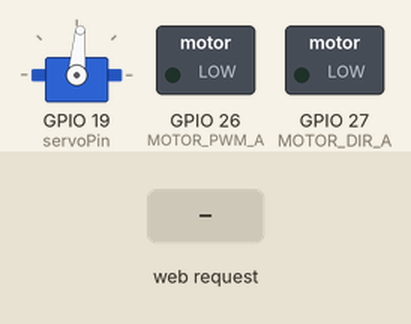
Bench run of a sketch on a simulated ESP32. Shown: servo, switched loads named in the sketch (green lamp = pin HIGH). The inputs (shaded band) are chosen by the test bench. WiFi joins after 1.5 s; servers stay silent unless stated.

Above: at 1.2 s.
1.3 s: HTTP request GET /B received
At 1.7 s:
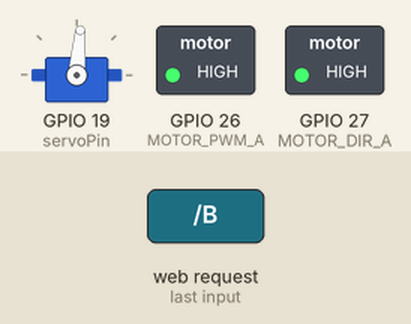
2.8 s: HTTP request GET /STEER received
At 4.0 s:
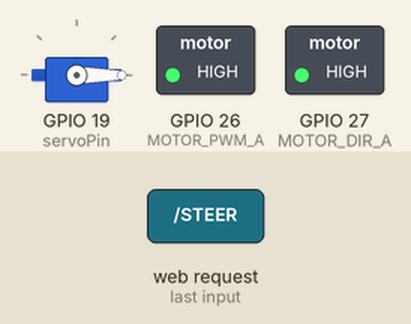
4.3 s: HTTP request GET /A received
At 5.3 s:
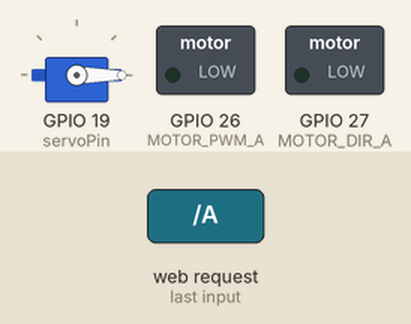
5.8 s: HTTP request GET /B?value=1 received
At 6.4 s:
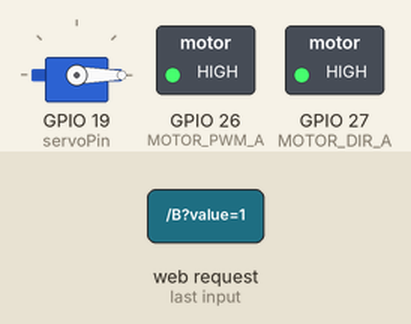
7.3 s: HTTP request GET /off received
At 8.7 s:
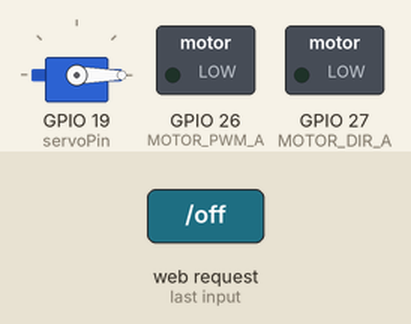
Timing chart, 0 to 9.8 s (numbered marks = the images above; inputs shaded):
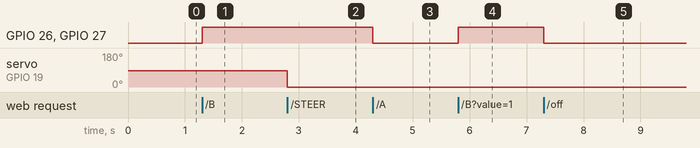

Measured:
- after the input at 1.3 s, GPIO 26 (MOTOR_PWM_A), GPIO 27 (MOTOR_DIR_A): LOW → HIGH at once
- after the input at 2.8 s, servo on GPIO 19 (servoPin): 85° → 0° at once
- after the input at 4.3 s, GPIO 26 (MOTOR_PWM_A), GPIO 27 (MOTOR_DIR_A): HIGH → LOW at once
- after the input at 5.8 s, GPIO 26 (MOTOR_PWM_A), GPIO 27 (MOTOR_DIR_A): LOW → HIGH at once
- after the input at 7.3 s, GPIO 26 (MOTOR_PWM_A), GPIO 27 (MOTOR_DIR_A): HIGH → LOW at once

The sketch:

A4950_XBOX_Controller_One_Motor_working.ino
```cpp
 /*
   Adapted from the following:

   ESP32 Web Server Demo using Accesspoint
   https://circuits4you.com
   21-11-2018

   Many thanks to Rui Santos and his crew over at randomnerdturtorials.com
*/

#include <ESP32Servo.h>   //  servo stuff
Servo myservo;  // create servo object to control steering

static const int servoPin = 19;

int pos = 85; // intitial servo postion to be at 90 degrees to make it straight different from 90 for mechanical adjustment

int MOTOR_PWM_A = 26;//  Speed
int MOTOR_DIR_A = 27; //

#define dir_Forward 0
#define dir_Back 255
#define PWM_STOP 0

double PWM_SPEED = 0; // INTIAL PWM duty cycle

const int freq = 909;  // 1.1ms per bit
const int resolution = 8;
const int ledChannel_PWM_A = 10;
const int ledChannel_Dir_A = 11;

#include <WiFi.h>
#include <WebServer.h>
#include "index.h"  //Web page header file

//Enter your desired WiFi SSID and PASSWORD
const char* ssid = "your home network";
const char* password = "its password";  // change the *'s to your favourite vegetable  // I use the fing android app to find the ip address

WebServer server(80);

//===============================================================
// Setup
//===============================================================
void setup(void) {

   //Serial.begin(115200);

  pinMode(servoPin, OUTPUT);

  myservo.attach(servoPin);

  myservo.write(pos);

  pinMode(MOTOR_PWM_A, OUTPUT);
  pinMode(MOTOR_DIR_A, OUTPUT);

  ledcSetup(ledChannel_PWM_A, freq, resolution);
  ledcSetup(ledChannel_Dir_A, freq, resolution);

  ledcAttachPin(MOTOR_PWM_A, ledChannel_PWM_A);
  ledcAttachPin(MOTOR_DIR_A, ledChannel_Dir_A);

  ledcWrite( ledChannel_Dir_A, dir_Forward);
  ledcWrite( ledChannel_PWM_A, PWM_STOP );

  WiFi.mode(WIFI_STA);
  WiFi.begin(ssid, password);    //Password length minimum 8 char

  server.on("/", handle_OnConnect);
  server.on("/SPEED", handle_Set_Speed);
  server.on("/A", handle_Forward);
  server.on("/B", handle_Back);
  server.on("/off", handle_Stop);
  server.on("/STEER", handle_Steer);

  server.onNotFound(handle_NotFound);

  server.begin();                  //Start server
  }

//===============================================================
// This routine is executed when you open its IP in browser
//===============================================================
void loop(void) {
  server.handleClient();
}

void handle_NotFound () {
}

void handle_OnConnect() {
  String s = MAIN_page; //Read HTML contents
  server.send(200, "text/html", s); //Send web page
}

void handle_Set_Speed() {
  if(server.arg("value") ){PWM_SPEED = server.arg("value").toInt(); }
  server.send(200, "text/plain", "ok");
}

void handle_Forward() {
  ledcWrite( ledChannel_PWM_A, PWM_SPEED ); // PWM speed = fast
  ledcWrite( ledChannel_Dir_A, dir_Forward ); // direction = forward
  server.send(200, "text/plain", "ok");
}

void handle_Back() {
  ledcWrite( ledChannel_PWM_A, 255-PWM_SPEED );   // see note in the handle_Stop routine below.
  ledcWrite( ledChannel_Dir_A, dir_Back ); // direction = forward
  server.send(200, "text/plain", "ok");
}

void handle_Stop() {
  ledcWrite( ledChannel_PWM_A, PWM_STOP );       // Make sure your direction is forward when you want to stop.
  ledcWrite( ledChannel_Dir_A, dir_Forward );    // odd thing about these drivers, the stop function means stop when going forward, if in reverse it means go as fast as you can.
  server.send(200, "text/plain", "ok");
}

void handle_Steer() { // Receive an HTTP GET request for steering.  Depending on the position of sg90 servo could change name to Lefter
  if(server.arg("value") ){pos = server.arg("value").toInt(); }
  myservo.write(pos);
  server.send(200, "text/plain", "ok");
}
```

index.h
```cpp
const char MAIN_page[] PROGMEM = R"=====(
<html>
<style>
  body {background-color: #FF0000; font-family: Times; font-size: 400% ; text-align: center; margin:1px auto; padding-top: 300px; width:auto; user-select: none;}
</style>
<body>

  <h1 style="font-size:80%;"> This Needs a Bluetooth Controller - None Connected --  press a button when connected</h1>


<script type="text/javascript">

// global gamepad object
let gamepadIndex;
window.addEventListener('gamepadconnected', (event) => {
  gamepadIndex = event.gamepad.index;
});

  let oldspeed = 0;
  let oldsteer = 85;

setInterval(() => {

  if(gamepadIndex !== undefined) {
    // a gamepad is connected and has an index

    const myGamepad = navigator.getGamepads()[gamepadIndex];
    document.body.style.backgroundColor = "green" ;
    document.body.innerHTML = "  Otto Goes Wild!"; // reset page

    let y = myGamepad.axes[0];             // left joystick   - Direction   (servo)
    let v = myGamepad.axes[1];             //  not used
    let z = myGamepad.axes[2];             //  not used
    let x = myGamepad.axes[3];             //  right joystick - Speed    (motor)

    if(y<.3 && y >-.3){steer(85); }   //  center dead spot for the steering and speed joystick
    else { if(y < -0.3){steer(85-((y+.3)*(28/.7)*-1)); }      //  joystick steer Left adjusting for dead spot
           else{ if(y > 0.3){steer(85+(y-.3)*(28/.7));}}}  //  joystick right

    if(x<.2 && x >-.2){speed(0,"A");    }     //  center dead spot for the steering and speed joystick
    else { if(x < -0.2){speed((((x+.2)*(255-75)/.8+75*-1)*-1),"B"); }      //  joystick back pressed   ******************
           else{ if(x > 0.2){speed(((x-.2)*(255-125)/.8+125),"A");}}}   //  joystick forward pressed


    myGamepad.buttons.map(e => e.pressed).forEach((isPressed, buttonIndex) => {
      if(isPressed) {

        if(buttonIndex == 0){ toggle("off");}                 // stop the motors

        // if a button is pressed; indicate this on the page by uncommenting the next two lines, very handy for debugging  and identifying the buttons.

        // document.body.style.backgroundColor = "blue" ;
        // document.body.innerHTML += `<h1>Button ${buttonIndex} is pressed  </h1>`;

      }
    })


  }

}, 100) // print buttons that are pressed 10 times per second


  function toggle(m) {       // for sending a single request
     var xhr = new XMLHttpRequest();
     xhr.open("GET", "/" + m, true);
     xhr.send();
  }

  function speed(howFast,m) {  // for sending two things SPEED and direction
     if(howFast != oldspeed){
        var xhr = new XMLHttpRequest();
        xhr.open("GET", "/SPEED?value="+ howFast , true);
        oldspeed = howFast;
        xhr.send();
        toggle(m);  // tell motor to go at the new speed
     }}

  function steer(pos) {       // for sending STEER triger and pos position
     if(pos != oldsteer){
        var xhr = new XMLHttpRequest();
        xhr.open("GET", "/STEER?value="+ pos , true);
        oldsteer = pos;
        xhr.send();
      }}

</script>
</body>
</html>

 )=====";
```
